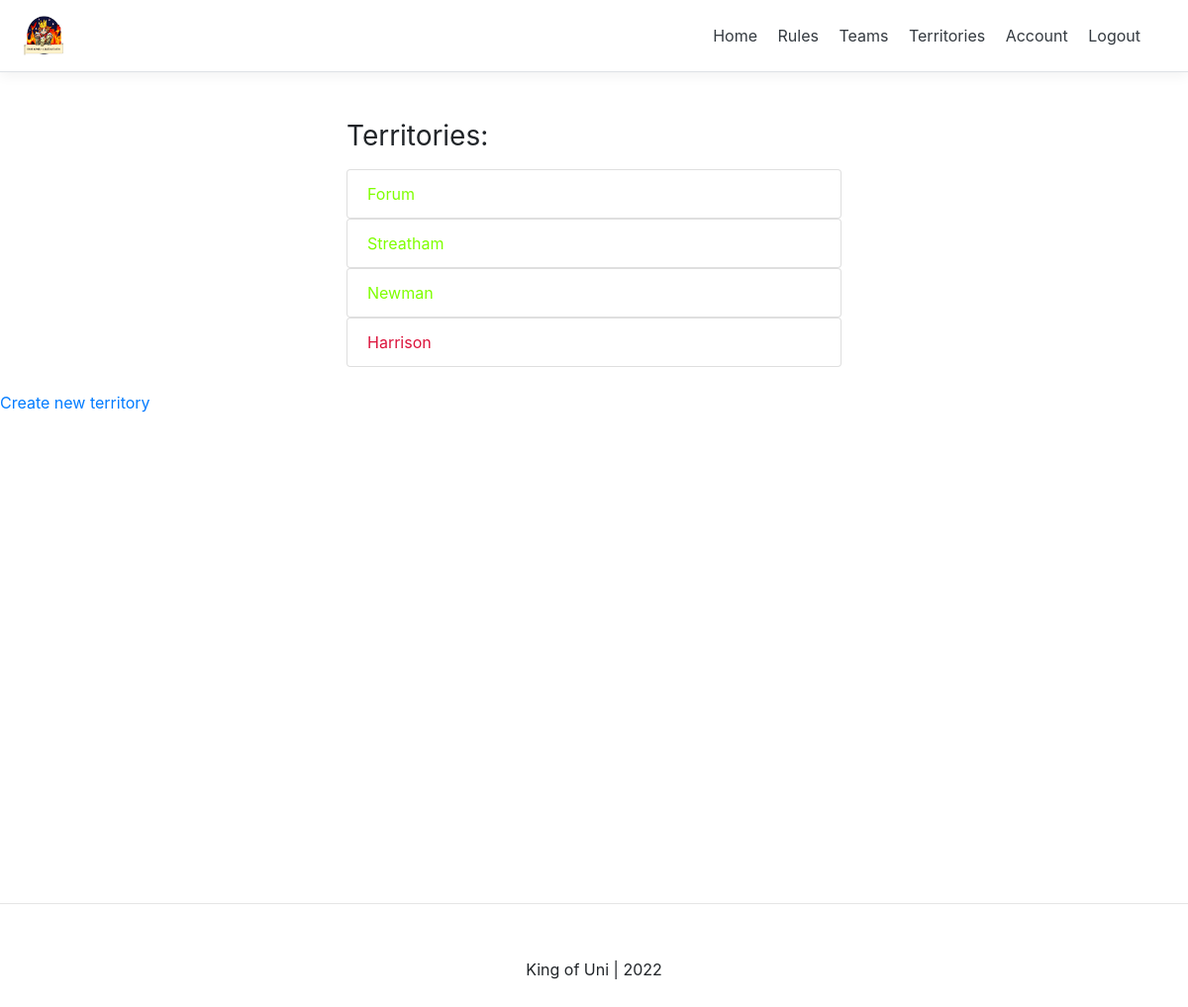
The page /game_keeper/settings/ (signed in) on the database its author committed.
### gameKeeper/models.py (models this page shows, shortened)
class Building(models.Model):
    name 					= models.CharField(max_length=50, null=False, blank=False, unique=True)
    latitude 				= models.DecimalField(max_digits=10, decimal_places=5, null=False, blank=False)
    longitude 				= models.DecimalField(max_digits=10, decimal_places=5, null=False, blank=False)
    is_active               = models.BooleanField(default=False)
    is_captured             = models.BooleanField(default=False)
    holder                  = models.CharField(max_length=50, default='Nobody')
    slug 					= models.SlugField(blank=True, unique=True)
    def __str__(self):
	    return self.name

### gameKeeper/views.py (the view)
# urls.py: path('settings/', game_keeper_view, name="settings"),
def game_keeper_view(request):
    context = {}
    if not request.user.is_authenticated:
        return redirect('login')
    buildings = Building.objects.all()
    context['buildings'] = buildings
    return render(request, 'game_keeper/settings.html', context)

### gameKeeper/templates/game_keeper/settings.html (shortened to what this page needs)
{% extends 'base.html' %}
{% block content %}
{% if request.user.is_authenticated %}
<div class="container mt-4 p-4">
    <div class="row">
      <div class="buildings">
        <h3 class="mb-3 font-weight-normal">Territories:</h3>
        {% if buildings %}
          <ul class="list-group">
          {% for building in buildings %}
            {% if building.is_active %}
            <a href="{% url 'game_keeper:detail' building.slug %}" style="text-decoration: none; color: chartreuse;">
              <li class="list-group-item">{{building}}</li></a>
            {% else %}
            <a href="{% url 'game_keeper:detail' building.slug %}" style="text-decoration: none; color: crimson;">
              <li class="list-group-item">{{building}}</li></a>
            {% endif %}
          {% endfor %}
          </ul>
        {% else %}
          <p>You have no Territories. Create a territory <a href="{% url 'game_keeper:create' %}">here</a>.</p>
        {% endif %}
      </div>
    </div>
  </div>
<a href="{% url 'game_keeper:create' %}">Create new territory</a>
{% endif %}
{% endblock content %}

### templates/snippets/header.html (style rules this page uses)
@media (min-width: 768px) { html { font-size: 16px; } }
.container { max-width: 960px; }

### gameKeeper/templates/game_keeper/settings.html (style rules this page uses)
.buildings { max-width: 500px; width: 100%; margin: auto; }

### rows shown on the page
Building: name "Forum"
Building: name "Streatham"
Building: name "Newman"
Building: name "Harrison"
